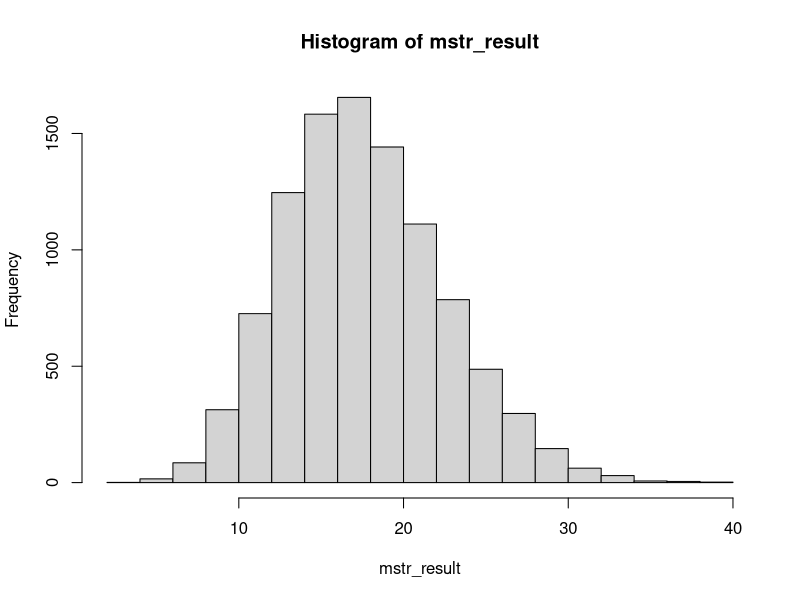

This figure's R source:
## ---- chunk 1
# write your code here
set.seed(123)
a = 4
n = 100
y_m <- matrix(nrow=a, ncol=n)
y_m[1,] = rnorm(100, 0, 1)
y_m[2,] = rnorm(100, 0.5, 1)
y_m[3,] = rnorm(100, 1, 1)
y_m[4,] = rnorm(100, 0.5, 1)

A <- as.factor(rep(c(1, 2, 3, 4), each=n))
y <- as.vector(y_m)
pool_dt <- data.frame(A, y)

lm_1 <- lm(y~A)
summary.aov(lm_1) # F-statistics is 0.738

aov(y~A) # SStr = 2.3792, SSe = 425.2842

## ---- chunk 2
# space to experiment
y_new = t(y_m)
tau_i_hat = apply(y_new,2,mean) - mean(y_new)
## ---- chunk 3
# write your code here
y_new = t(y_m)
row_mean = apply(y_new, 1, mean)
tau_i = y_new - row_mean

## ---- chunk 4
# write your code here
p_values = numeric(a)
for (i in 1:a) {
  p_values[i] = t.test(tau_i[,i])$p.value
}
p_values

## ---- chunk 5
# write your code here
set.seed(123)
ntrial = 10000
mstr_result = numeric(ntrial)
a = 4
n = 100

for (i in 1:ntrial) {
  y_m <- matrix(nrow=a, ncol=n)
  y_m[1,] = rnorm(100, 0, 1)
  y_m[2,] = rnorm(100, 0.5, 1)
  y_m[3,] = rnorm(100, 1, 1)
  y_m[4,] = rnorm(100, 0.5, 1)
  grand_mean <- mean(as.vector(y_m))
  row_mean <- apply(y_m, 1, mean)
  sp_mstr <- 1/(a-1) * n * sum((row_mean - grand_mean)^2)
  mstr_result[i] = sp_mstr
}
hist(mstr_result)

## ---- chunk 6
# write your code here

mean(mstr_result)

mu_i <- c(0, 0.5, 1, 0.5)

tau_i <- mean(mu_i) - mu_i

difference <- mean(mstr_result) - (1^2 + (n/(a-1)) * sum((tau_i)^2 ))
difference 

# Yes, these two values are very close

